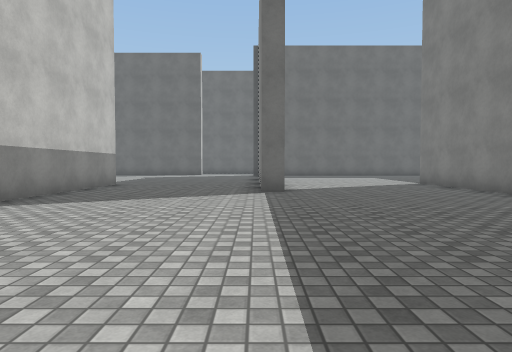
view 1 (above)

24 first-person views from a walk through a 3-D level made in the Unity game engine. The camera is 1.2 m above the floor, tilts 2° down and sees 75° across. The floor is counted in squares, 2 m on a side. Each view is taken from the middle of a square. On the plan, view 1 faces up. The plan holds only what a view shows up to about 10 squares ahead; the rest is blank. The player character is not drawn. Surface patterns are stand-ins for the level's own textures.

view 2
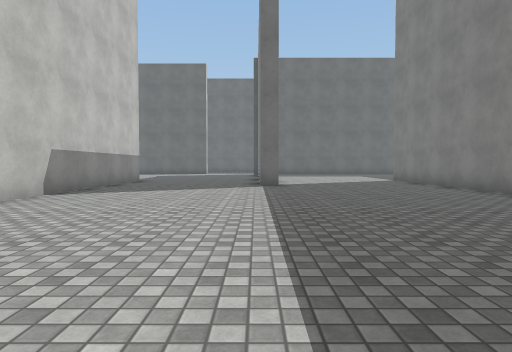

view 3
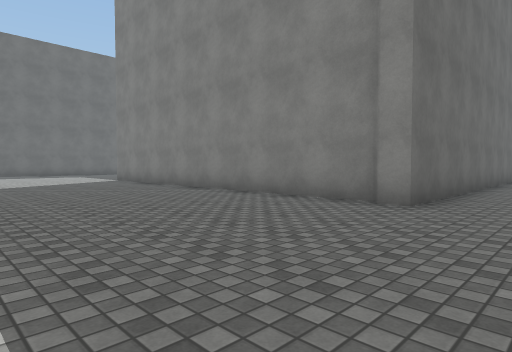

view 4
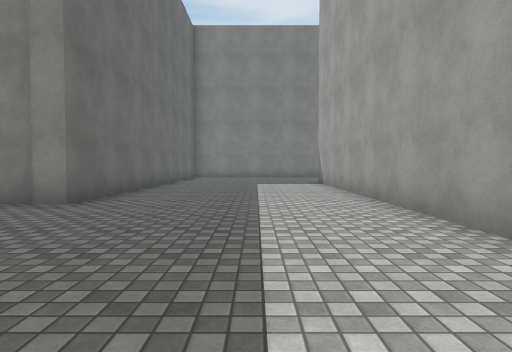

view 5
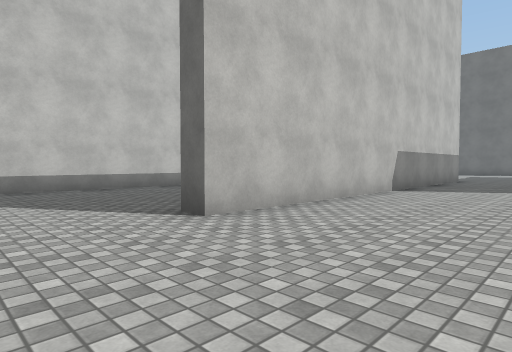

view 6
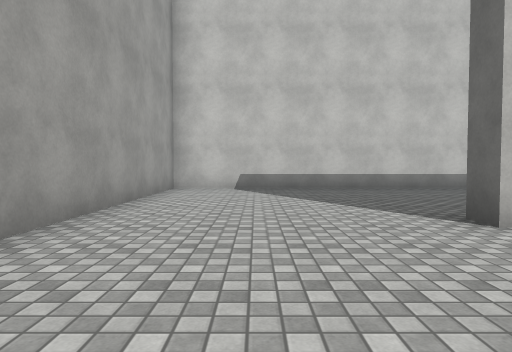

view 7
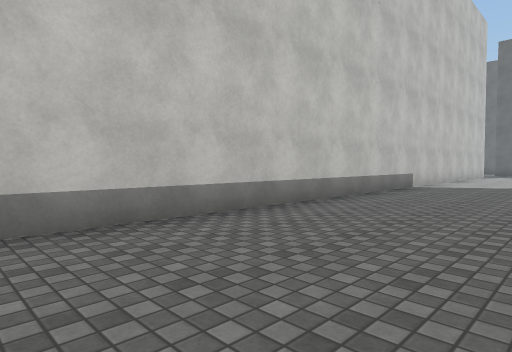

view 8
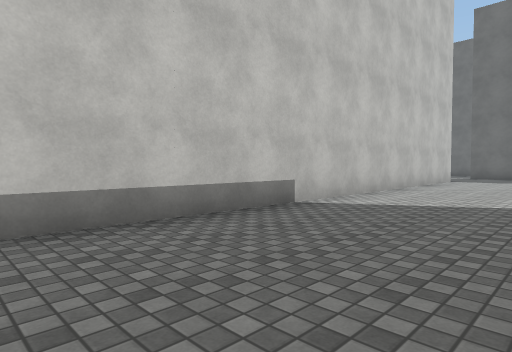

view 9
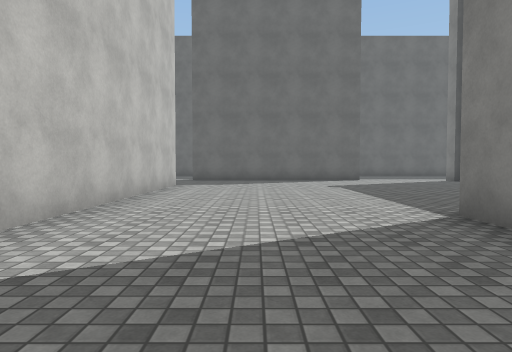

view 10
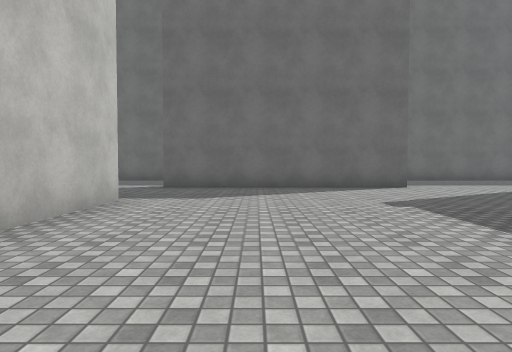

view 11
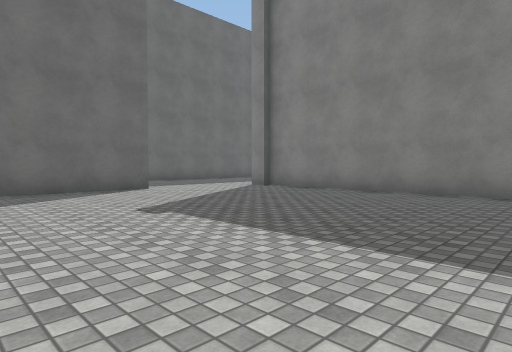

view 12
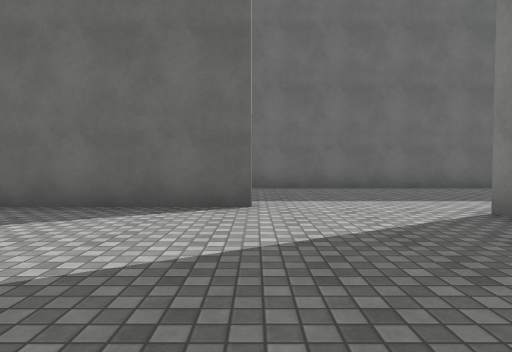

view 13
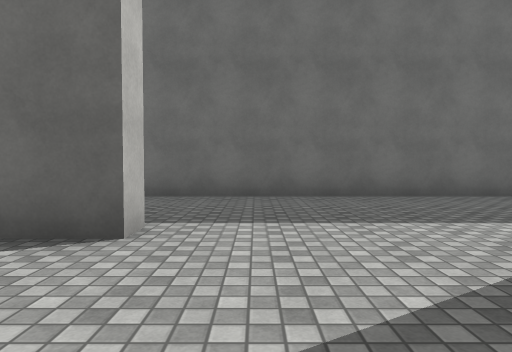

view 14
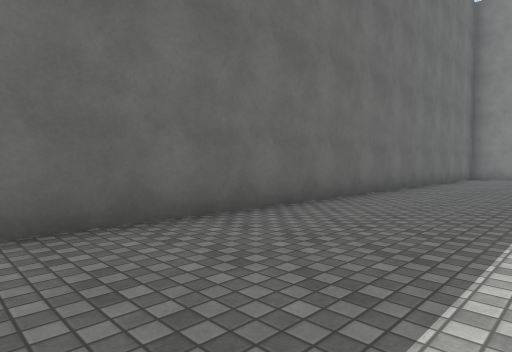

view 15
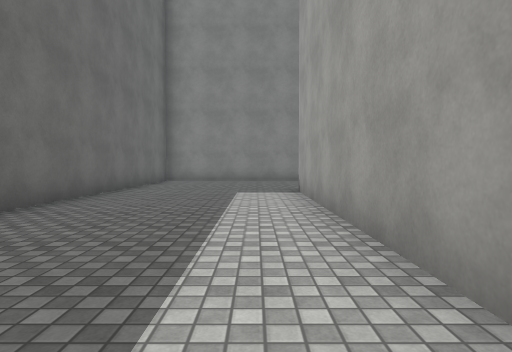

view 16
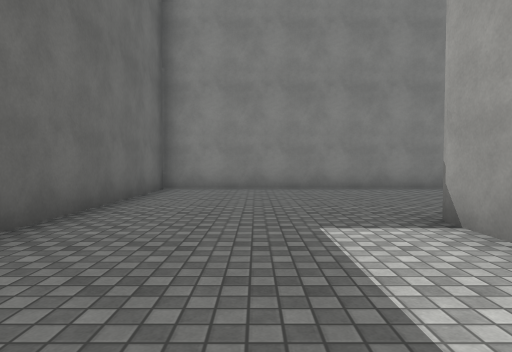

view 17
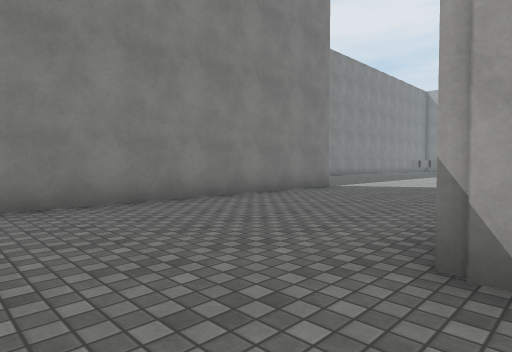

view 18
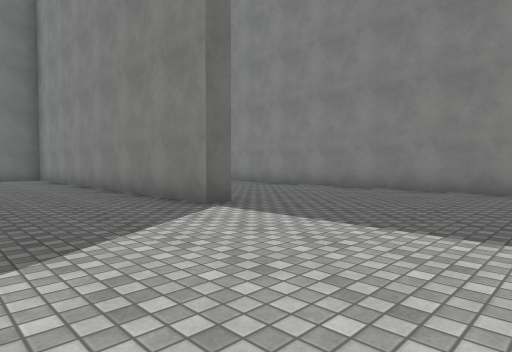

view 19
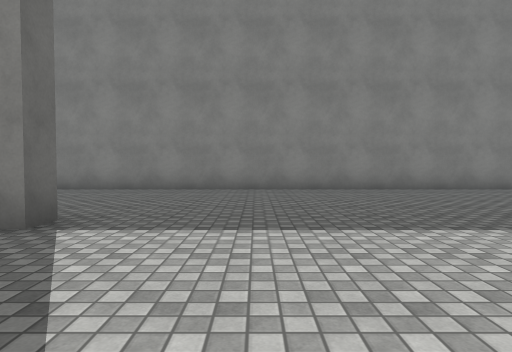

view 20
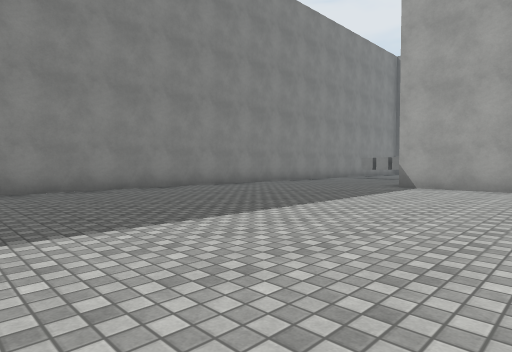

view 21
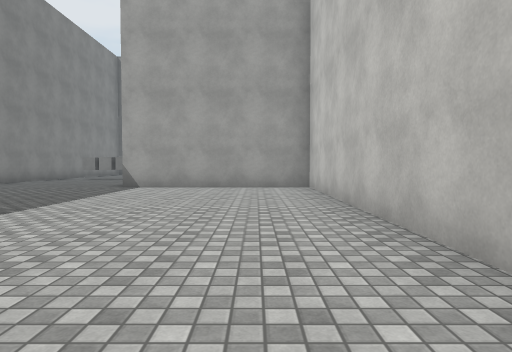

view 22
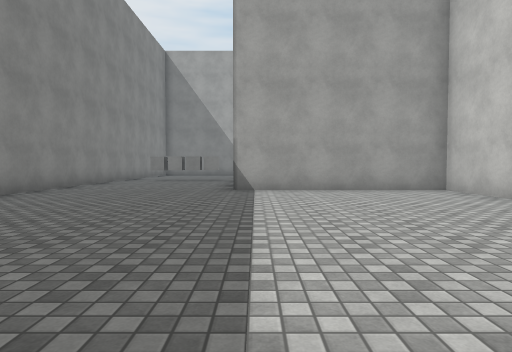

view 23
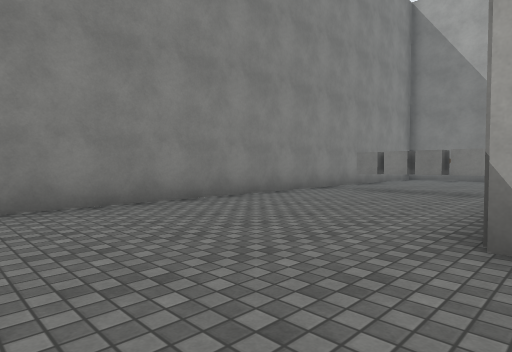

view 24
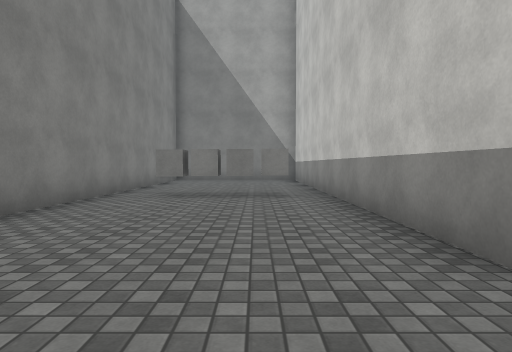

### Floor plan
Points are (right, up) in squares from view 1. A wall is a line through its corners. A room is listed if a view was taken in it or the views show most of it. See-through windows are left out.
Room 1 (views 1, 2, 3, 4, 5, 6, 7, 8, 9, 10, 11, 12, 13)
walls: (0.6, 7.2) (0.1, 7.2); (-4.6, 9) (-4.6, 9.9); (-4.1, 9.9) (-4.1, -0.7) (-4.8, -0.7); (5.1, 0.4) (5.1, 10.1); (0.1, 11.9) (0.1, 17.6); (2.6, -5.1) (10, -5.1); (-0.1, 17.5) (-0.1, 18.1); (-9.3, 15.6) (-9.3, -5.1) (-3.6, -5.1); (12.4, -0.2) (4.9, -0.2) (4.9, 0.4); (-3.1, 19.2) (-3.1, 18.7) (-9.5, 18.7); (-2.6, 22.2) (-4.1, 22.2)
ways out: opening at (-2.6, 20) to room 2
Room 2 (views 14, 15, 16, 17, 18, 19, 20, 21, 22, 23, 24)
walls: (15.6, 12.1) (15, 12.1) (15, 22.2) (-2.6, 22.2); (10.6, 7.2) (10.6, 0.3) (15.5, 0.3) (15.5, -8); (4.1, 18) (10.6, 18); (19.9, -8) (19.9, 14.8)
ways out: opening at (-2.6, 20) to room 1
objects: cube (17, -5) to (17, -4); cube (18, -5)

Positions as (right, up) in squares from view 1, and headings:
1: (0, 0), facing up
2: (0, -2), facing up
3: (0, -2), facing up-right
4: (0, -3), facing right
5: (-1, -3), facing up-left
6: (-1, -3), facing left
7: (-6, -2), facing up-left
8: (-6, 3), facing up-left
9: (-7, 6), facing up
10: (-7, 10), facing up
11: (-7, 11), facing up-right
12: (-3, 14), facing up
13: (-2, 16), facing up
14: (0, 19), facing up-right
15: (3, 19), facing right
16: (7, 20), facing right
17: (10, 20), facing down-right
18: (12, 8), facing up-right
19: (12, 10), facing right
20: (12, 9), facing down-right
21: (12, 9), facing down
22: (15, 8), facing down
23: (15, 3), facing down-right
24: (17, 2), facing down
